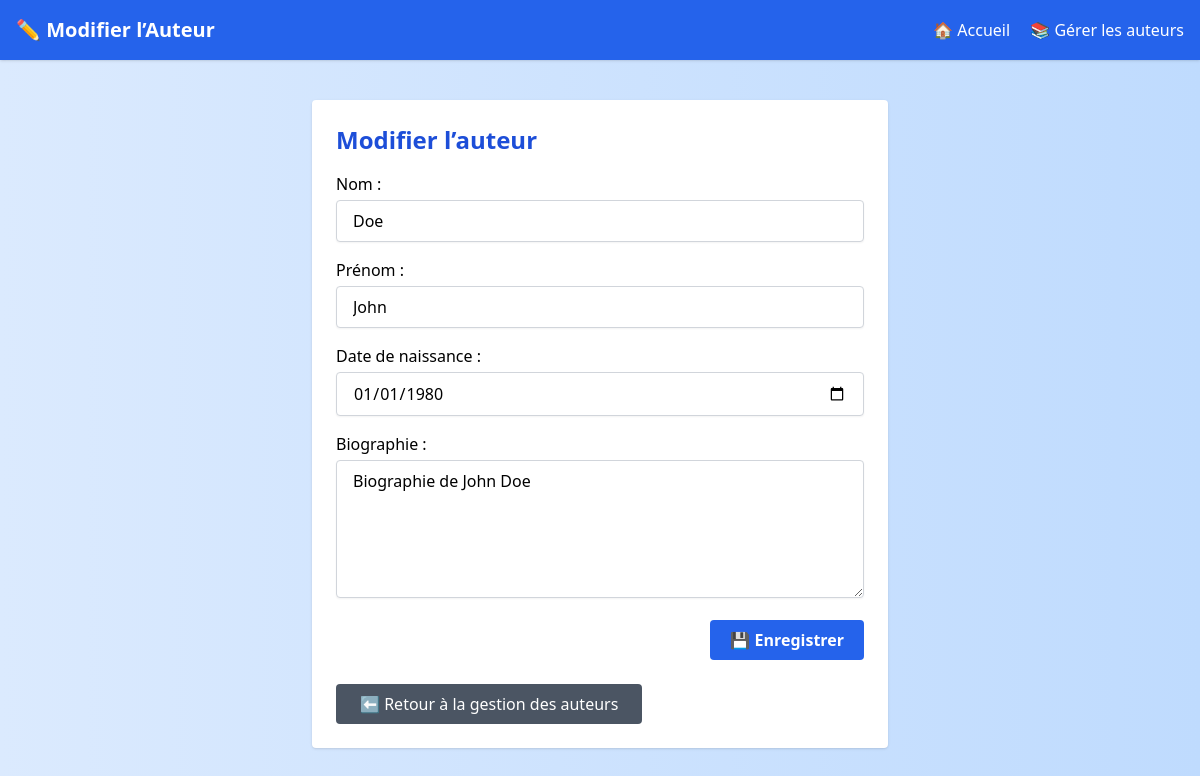
The app's page /authors/edit.php?id=1 (signed in) with its own data.
### tables this page shows
CREATE TABLE IF NOT EXISTS `auteurs` (
  `id` int NOT NULL AUTO_INCREMENT,
  `nom` varchar(100) NOT NULL,
  `prenom` varchar(100) NOT NULL,
  `date_naissance` date DEFAULT NULL,
  `biographie` text,
  PRIMARY KEY (`id`)
);

### authors/edit.php (the view, shortened to what this page needs)
<?php
require_once '../includes/config.php';
$auteur_id = intval($_GET['id']);
$stmt = $pdo->prepare("SELECT * FROM auteurs WHERE id = ?");
$stmt->execute([$auteur_id]);
$auteur = $stmt->fetch();
?>
<!DOCTYPE html>
<html lang="fr">
<head>
    <script src="https://cdn.tailwindcss.com"></script>
</head>
<body class="bg-gradient-to-r from-blue-100 to-blue-200 min-h-screen font-sans">
<header class="bg-blue-600 text-white p-4 flex justify-between items-center shadow">
    <h1 class="text-xl font-semibold">✏️ Modifier l’Auteur</h1>
    <nav class="space-x-4">
        <a href="../index.php" class="hover:underline">🏠 Accueil</a>
        <a href="gerer_auteurs.php" class="hover:underline">📚 Gérer les auteurs</a>
    </nav>
</header>
<main class="max-w-xl mx-auto bg-white mt-10 p-6 rounded shadow">
    <h2 class="text-2xl font-semibold mb-4 text-blue-700">Modifier l’auteur</h2>
    <form method="post" class="space-y-4">
        <div>
            <label for="nom" class="block font-medium">Nom :</label>
            <input type="text" name="nom" id="nom" required
                   value="<?= htmlspecialchars($auteur['nom'] ?? '') ?>"
                   class="mt-1 w-full px-4 py-2 border border-gray-300 rounded shadow-sm focus:outline-none focus:ring-2 focus:ring-blue-400">
        </div>
        <div>
            <label for="prenom" class="block font-medium">Prénom :</label>
            <input type="text" name="prenom" id="prenom" required
                   value="<?= htmlspecialchars($auteur['prenom'] ?? '') ?>"
                   class="mt-1 w-full px-4 py-2 border border-gray-300 rounded shadow-sm focus:outline-none focus:ring-2 focus:ring-blue-400">
        </div>
        <div>
            <label for="date_naissance" class="block font-medium">Date de naissance :</label>
            <input type="date" name="date_naissance" id="date_naissance"
                   value="<?= htmlspecialchars($auteur['date_naissance'] ?? '') ?>"
                   class="mt-1 w-full px-4 py-2 border border-gray-300 rounded shadow-sm focus:outline-none focus:ring-2 focus:ring-blue-400">
        </div>
        <div>
            <label for="biographie" class="block font-medium">Biographie :</label>
            <textarea name="biographie" id="biographie" rows="5"
                      class="mt-1 w-full px-4 py-2 border border-gray-300 rounded shadow-sm focus:outline-none focus:ring-2 focus:ring-blue-400"><?= htmlspecialchars($auteur['biographie'] ?? '') ?></textarea>
        </div>
        <div class="flex justify-end">
            <button type="submit"
                    class="bg-blue-600 hover:bg-blue-700 text-white px-5 py-2 rounded font-semibold transition">
                💾 Enregistrer
            </button>
        </div>
    </form>
    <div class="mt-6">
       <a href="../gerer_auteurs.php"
            class="inline-block bg-gray-600 text-white px-6 py-2 rounded hover:bg-gray-700 transition">
                ⬅️ Retour à la gestion des auteurs
        </a>
    </div>
</main>
</body>
</html>

### records on screen
auteurs: nom "Doe", prenom "John", date_naissance "01/01/1980", biographie "Biographie de John Doe"
